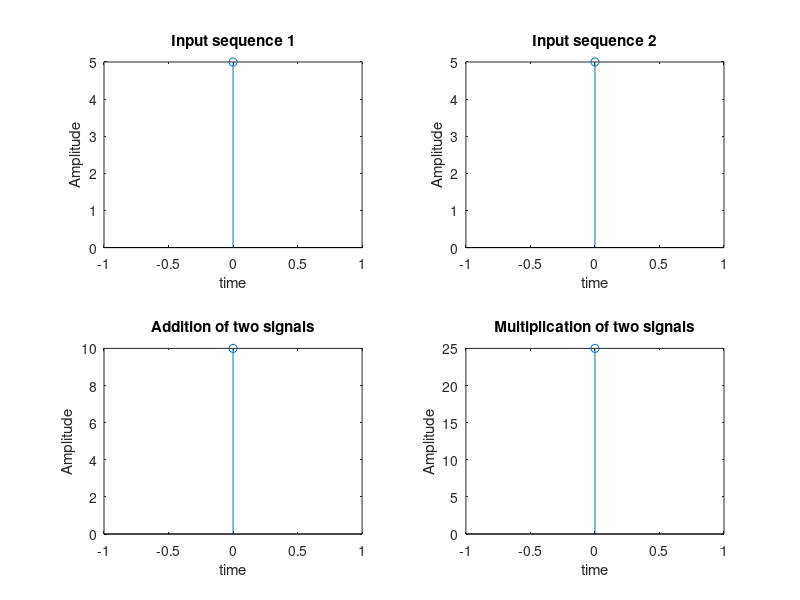

Write the MATLAB code that produced this figure.
clc;
clear all;
close all;
%Arithmetic operations on signals
%Addition and multiplication of two signals
x1=input('Enter the sequence of first signal:');
x2=input('Enter the sequence of second signal:');
l1=length(x1)
l2=length(x2)
subplot(2,2,1);
stem(0:l1-1,x1);
xlabel('time');
ylabel('Amplitude');
title('Input sequence 1');
subplot(2,2,2);
stem(0:l2-1,x2);
xlabel('time');
ylabel('Amplitude');
title('Input sequence 2');
if l1>l2
l3=l1-l2
x2=[x2,zeros(1,l3)];
y1=x1+x2;
subplot(2,2,3);
stem(0:l1-1,y1);
xlabel('time');
ylabel('Amplitude');
title('Addition of two signals');
y2=x1.*x2;
subplot(2,2,4);
stem(0:l1-1,y2);
xlabel('time');
ylabel('Amplitude');
title('Multiplication of two signals');
end
if l2>l1
l3=l2-l1
x1=[x1,zeros(1,l3)];
y1=x1+x2;
subplot(2,2,3);
stem(0:l2-1,y1);
xlabel('time');
ylabel('Amplitude');
title('Addition of two signals');
y2=x1.*x2;
subplot(2,2,4);
stem(0:l2-1,y2);
xlabel('time');
ylabel('Amplitude');
title('Multiplication of two signals');
else
y1=x1+x2;
subplot(2,2,3);
stem(0:l1-1,y1);
xlabel('time');
ylabel('Amplitude');
title('Addition of two signals');
y2=x1.*x2;
subplot(2,2,4);
stem(0:l1-1,y2);
xlabel('time');
ylabel('Amplitude');
title('Multiplication of two signals');
end